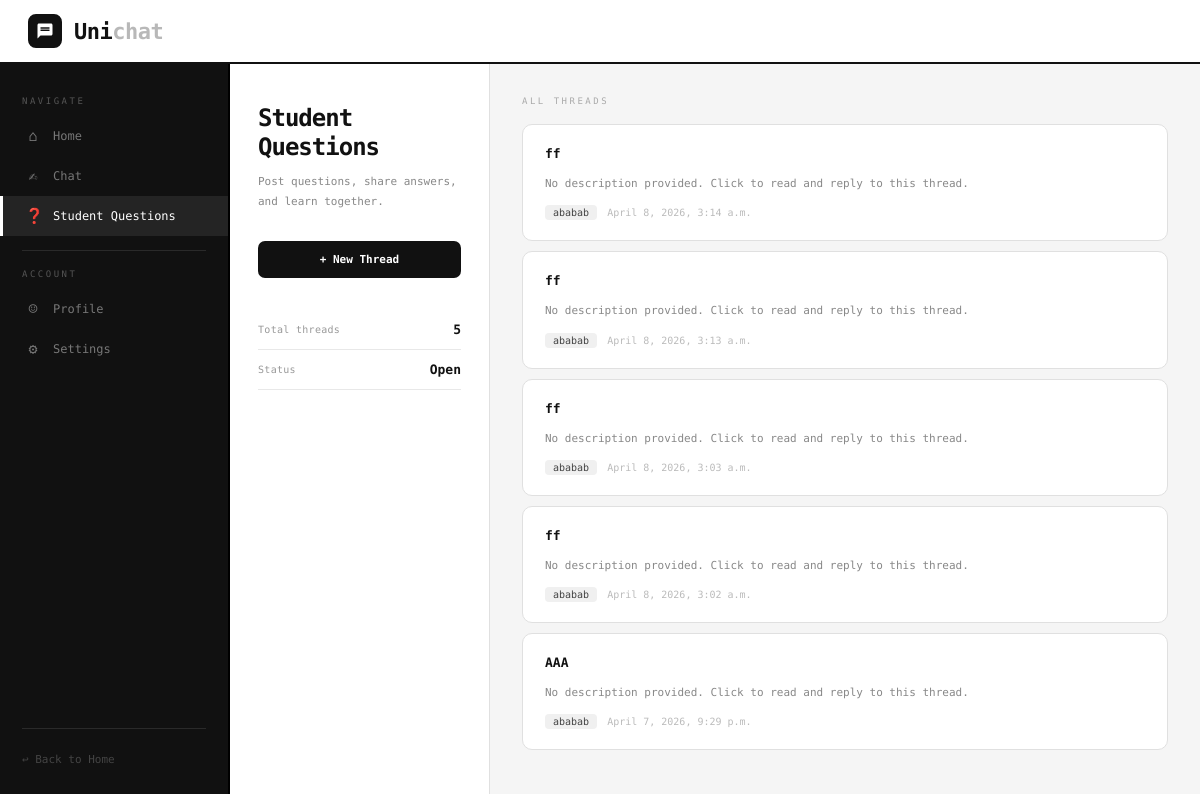
Page /studentquestions/ (signed in) on the earlier database version.
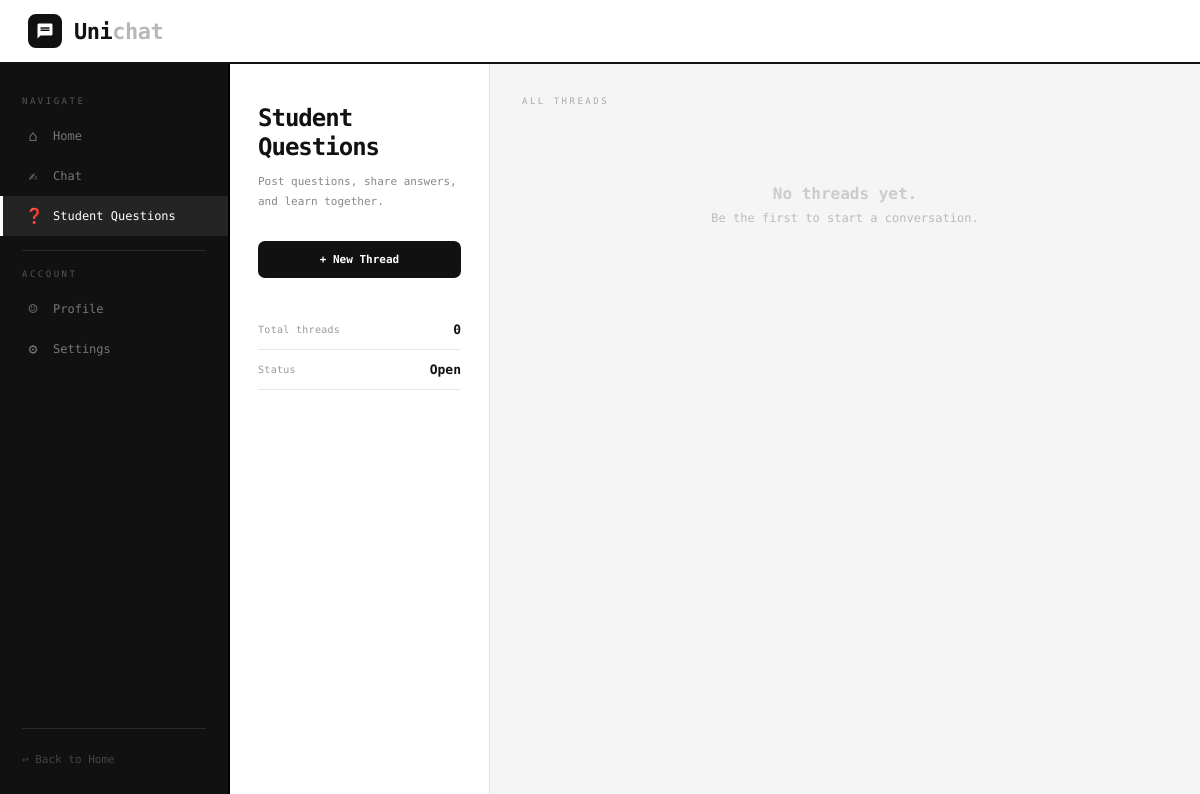
Same page on the later database version.
### unichat/models.py (models this page shows, shortened)
class Thread(models.Model):
	title = models.CharField(max_length=200)
	created_by = models.ForeignKey(User,on_delete=models.CASCADE)
	created_at = models.DateTimeField(auto_now_add=True)

### unichat/views.py (the view)
# urls.py: path('studentquestions/', views.thrd_list, name ='studentquestions' ),
@login_required
def thrd_list(request):
    threads = Thread.objects.order_by('-created_at')# _on
    return render(request, 'studquest.html', {'threads': threads})

### unichat/templates/studquest.html (shortened to what this page needs)
{% load static %}
<!DOCTYPE html>
<html lang="en">
<head>
    <link rel="stylesheet" href="{% static 'Studqueststyles.css' %}">
</head>
<body>
    <nav class="topbar">
        <a href="/" class="logo-wrap">
            <div class="logo-mark">
                <svg viewBox="0 0 24 24" xmlns="http://www.w3.org/2000/svg">
                    <path d="M20 2H4C2.9 2 2 2.9 2 4v18l4-4h14c1.1 0 2-.9 2-2V4c0-1.1-.9-2-2-2zm-2 10H6V10h12v2zm0-3H6V7h12v2z"/>
                </svg>
            </div>
            <span class="logo-name">Uni<span>chat</span></span>
        </a>
    </nav>
    <div class="layout">
        <nav class="sidenav">
            <span class="sidenav-section-label">Navigate</span>
            <a href="/">
                <span class="sidenav-icon">&#8962;</span>
                Home
            </a>
            <a href="/chat">
                <span class="sidenav-icon">&#9997;</span>
                Chat
            </a>
            <a href="/studentquestions" class="active">
                <span class="sidenav-icon">&#10067;</span>
                Student Questions
            </a>
            <div class="sidenav-divider"></div>
            <span class="sidenav-section-label">Account</span>
            <a href="{% url 'profile' %}">
                <span class="sidenav-icon">&#9786;</span>
                Profile
            </a>
            <a href="/settings">
                <span class="sidenav-icon">&#9881;</span>
                Settings
            </a>
            <div class="sidenav-footer">
                <div class="sidenav-divider"></div>
                <a href="/">&#8617; Back to Home</a>
            </div>
        </nav>
        <div class="main">
            <div class="info-panel">
                <h1>Student Questions</h1>
                <p class="subtitle">
                    Post questions, share answers,<br>and learn together.
                </p>
                <button class="btn-new">
                    <a href="{% url 'threadcreate' %}">+ New Thread</a>
                </button>
                <div class="info-stats">
                    <div class="stat-row">
                        <span class="stat-label">Total threads</span>
                        <span class="stat-value">{{ threads|length }}</span>
                    </div>
                    <div class="stat-row">
                        <span class="stat-label">Status</span>
                        <span class="stat-value">Open</span>
                    </div>
                </div>
            </div>
            <div class="threads-panel">
                <div class="threads-header">
                    <span class="section-label">All Threads</span>
                </div>
                <div class="thread-list">
                    {% for thread in threads %}
                    <div class="thread-card"
                         data-url="{% url 'threaddetail' thread.pk %}"
                         onclick="window.location=this.dataset.url">
                        <div class="thread-card-top">
                            <a class="thread-title" href="{% url 'threaddetail' thread.pk %}">
                                {{ thread.title }}
                            </a>
                        </div>
                        <p class="thread-desc">
                            {{ thread.description|default:"No description provided. Click to read and reply to this thread." }}
                        </p>
                        <div class="thread-meta">
                            <span class="thread-author">{{ thread.created_by }}</span>
                            <span class="thread-date">{{ thread.created_at }}</span>
                        </div>
                    </div>
                    {% empty %}
                    <div class="empty-state">
                        <strong>No threads yet.</strong>
                        Be the first to start a conversation.
                    </div>
                    {% endfor %}
                </div>
            </div>
        </div>
    </div>
</body>
</html>

### unichat/static/Studqueststyles.css (style rules this page uses)
*, *::before, *::after { text-decoration: none; margin: 0; padding: 0; box-sizing: border-box; }
body { background: #f5f5f5; color: #111; font-family: 'Space Mono', monospace; min-height: 100vh; display: flex; flex-direction: column; }
.topbar { background: #fff; border-bottom: 2px solid #111; padding: 0 28px; height: 64px; display: flex; align-items: center; position: sticky; top: 0; z-index: 50; }
.logo-wrap { display: flex; align-items: center; gap: 12px; }
.logo-mark { width: 34px; height: 34px; border: 2px solid #111; border-radius: 8px; display: flex; align-items: center; justify-content: center; flex-shrink: 0; background: #111; }
.logo-mark svg { width: 18px; height: 18px; fill: #fff; }
.logo-name { font-family: 'Space Mono', monospace; font-size: 22px; font-weight: 700; color: #111; letter-spacing: -0.5px; }
.logo-name span { color: rgba(0, 0, 0, 0.28); }
.layout { display: flex; flex: 1; min-height: calc(100vh - 64px); }
.sidenav { width: 230px; flex-shrink: 0; background: #111; display: flex; flex-direction: column; padding: 28px 0 24px; border-right: 2px solid #000; position: sticky; top: 64px; height: calc(100vh - 64px); overflow-y: auto; }
.sidenav-section-label { font-family: 'Space Mono', monospace; font-size: 9px; letter-spacing: 2.5px; text-transform: uppercase; color: #555; padding: 0 22px 10px; margin-top: 4px; }
.sidenav a { display: flex; align-items: center; gap: 12px; padding: 11px 22px; font-family: 'Space Mono', monospace; font-size: 12px; color: #777; border-left: 3px solid transparent; transition: all 0.15s ease; }
.sidenav a.active { color: #fff; border-left-color: #fff; background: rgba(255, 255, 255, 0.08); }
.sidenav-icon { font-size: 15px; width: 16px; flex-shrink: 0; text-align: center; }
.sidenav-divider { height: 1px; background: #2a2a2a; margin: 14px 22px; }
.sidenav-footer { margin-top: auto; padding: 0; }
.sidenav-footer a { font-size: 11px; color: #444; padding: 10px 22px; border-left: none !important; background: none !important; }
.main { flex: 1; display: flex; min-width: 0; }
.info-panel { width: 260px; flex-shrink: 0; padding: 40px 28px; border-right: 1.5px solid #e0e0e0; background: #fff; }
.info-panel h1 { font-family: 'Space Mono', monospace; font-size: 24px; font-weight: 700; color: #111; letter-spacing: -1px; line-height: 1.2; margin-bottom: 10px; }
.info-panel .subtitle { font-family: 'Space Mono', monospace; font-size: 11px; color: #888; line-height: 1.9; margin-bottom: 28px; }
.btn-new { display: block; background: #111; color: #fff; border: none; border-radius: 7px; padding: 12px 18px; font-family: 'Space Mono', monospace; font-size: 11px; font-weight: 700; cursor: pointer; text-align: center; transition: background 0.2s, transform 0.1s; width: 100%; }
.btn-new a { color: #fff; font-family: 'Space Mono', monospace; font-size: 11px; }
.info-stats { margin-top: 32px; display: flex; flex-direction: column; }
.stat-row { display: flex; justify-content: space-between; align-items: center; padding: 12px 0; border-bottom: 1px solid #e8e8e8; }
.stat-label { font-family: 'Space Mono', monospace; font-size: 10px; color: #999; letter-spacing: 0.3px; }
.stat-value { font-family: 'Space Mono', monospace; font-size: 13px; font-weight: 700; color: #111; }
.threads-panel { flex: 1; padding: 32px 32px 60px; min-width: 0; background: #f5f5f5; }
.threads-header { display: flex; align-items: center; justify-content: space-between; margin-bottom: 18px; }
.section-label { font-family: 'Space Mono', monospace; font-size: 9px; letter-spacing: 2.5px; text-transform: uppercase; color: #aaa; }
.thread-list { display: flex; flex-direction: column; gap: 10px; }
.empty-state { text-align: center; padding: 60px 24px; color: #bbb; font-family: 'Space Mono', monospace; font-size: 12px; }
.empty-state strong { display: block; font-size: 16px; color: #ccc; margin-bottom: 8px; font-weight: 700; }

Differences in the rows shown:
removed Thread: title "ff", description "No description provided. Click to read and reply to this thread.", created_by "ababab", created_at "April 8, 2026, 3:14 a.m."
removed Thread: title "ff", description "No description provided. Click to read and reply to this thread.", created_by "ababab", created_at "April 8, 2026, 3:13 a.m."
removed Thread: title "ff", description "No description provided. Click to read and reply to this thread.", created_by "ababab", created_at "April 8, 2026, 3:03 a.m."
removed Thread: title "ff", description "No description provided. Click to read and reply to this thread.", created_by "ababab", created_at "April 8, 2026, 3:02 a.m."
removed Thread: title "AAA", description "No description provided. Click to read and reply to this thread.", created_by "ababab", created_at "April 7, 2026, 9:29 p.m."
Other differences:
{{ threads|length }}: "5" → "0"
text now shown: "No threads yet. Be the first to start a conversation."
